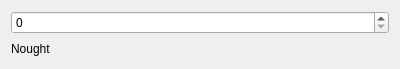
<?xml version="1.0" encoding="UTF-8"?>
<ui version="4.0">
 <class>Converter</class>
 <widget class="QDialog" name="Converter">
  <property name="geometry">
   <rect>
    <x>0</x>
    <y>0</y>
    <width>400</width>
    <height>69</height>
   </rect>
  </property>
  <property name="windowTitle">
   <string>Converter</string>
  </property>
  <layout class="QVBoxLayout" name="verticalLayout">
   <item>
    <widget class="QSpinBox" name="spinBox">
     <property name="maximum">
      <number>999999999</number>
     </property>
    </widget>
   </item>
   <item>
    <widget class="QLabel" name="label">
     <property name="text">
      <string>Nought</string>
     </property>
     <property name="textInteractionFlags">
      <set>Qt::LinksAccessibleByMouse|Qt::TextSelectableByKeyboard|Qt::TextSelectableByMouse</set>
     </property>
    </widget>
   </item>
  </layout>
 </widget>
 <layoutdefault spacing="6" margin="11"/>
 <resources/>
 <connections/>
</ui>
